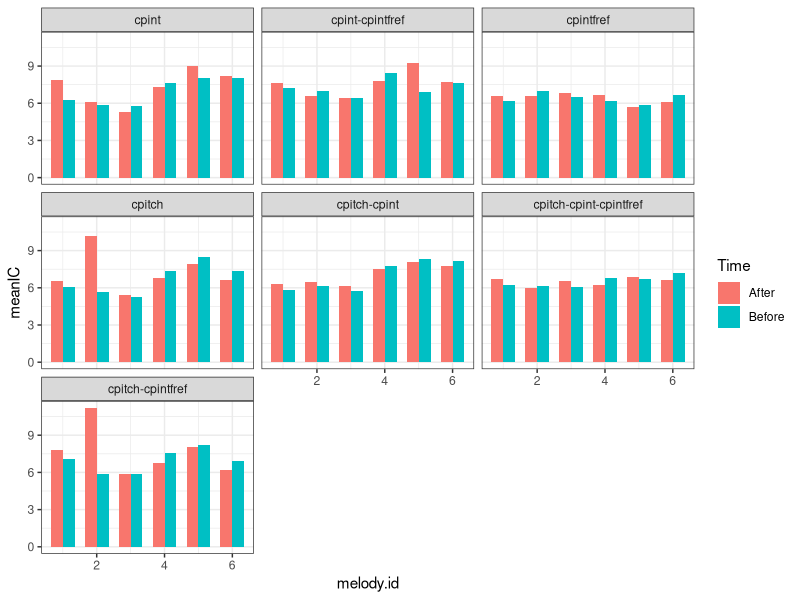
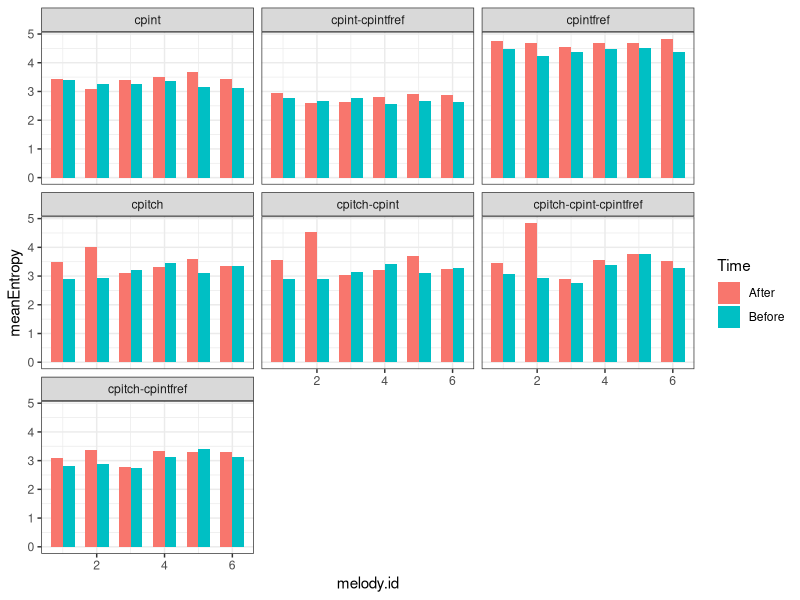

The R script that drew these images, in order:
##Visualize IDyOM data

library(tidyverse)
library(lme4)
library(lmerTest)

#Import
data <- read_csv("IDyOM_data.csv")

#Plotting data
plotting_data <- data %>%
  group_by(Time, melody.id, Viewpoint) %>%
  summarise(meanIC = mean(information.content),
            meanEntropy = mean(entropy))

#plot IC
ggplot(plotting_data, aes(x = melody.id, y = meanIC, fill = Time)) +
  geom_bar(stat = "identity", width = 0.7, position = position_dodge()) +
  theme_bw() +
  facet_wrap(~ Viewpoint)

#there are small differences when comparing tonal vs. tonal + atonal and much larger differences in the expected direction (smaller IC) when comparing
#tonal vs. atonal only training

#plot entropy
ggplot(plotting_data, aes(x = melody.id, y = meanEntropy, fill = Time)) +
  geom_bar(stat = "identity", width = 0.7, position = position_dodge()) +
  theme_bw() +
  facet_wrap(~ Viewpoint)

#here the pattern is flipped, a model trained on atonal music as much higher entropy - so higher uncertainty.
#is this related to having less information to go on, or the nature of the music?

anova <- lmer(information.content ~ Viewpoint * Time + (1|melody.id), data = data, REML = FALSE)
summary(anova) #significant intercept only
anova(anova) #main effect of viewpoint
confint(anova, method = "Wald") #nothing except intercept
